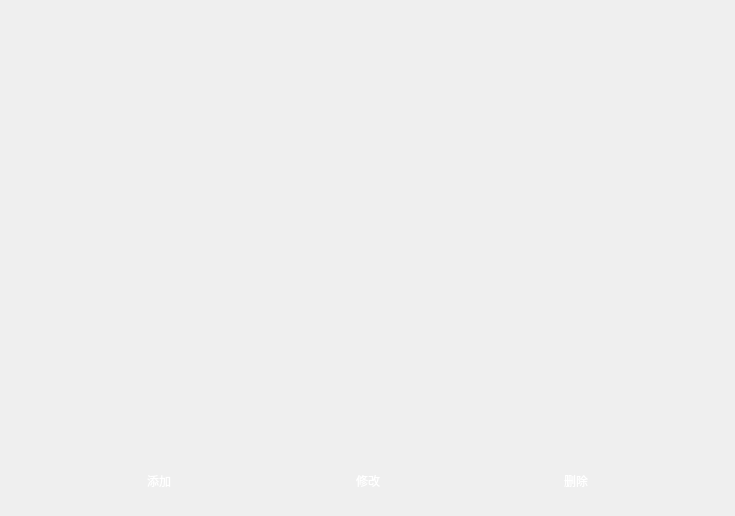
<?xml version="1.0" encoding="UTF-8"?>
<ui version="4.0">
 <class>UserManage</class>
 <widget class="QWidget" name="UserManage">
  <property name="geometry">
   <rect>
    <x>0</x>
    <y>0</y>
    <width>735</width>
    <height>516</height>
   </rect>
  </property>
  <property name="windowTitle">
   <string>Form</string>
  </property>
  <property name="styleSheet">
   <string notr="true"/>
  </property>
  <layout class="QHBoxLayout" name="horizontalLayout_3">
   <property name="spacing">
    <number>0</number>
   </property>
   <property name="leftMargin">
    <number>0</number>
   </property>
   <property name="topMargin">
    <number>0</number>
   </property>
   <property name="rightMargin">
    <number>0</number>
   </property>
   <property name="bottomMargin">
    <number>0</number>
   </property>
   <item>
    <widget class="QWidget" name="widget" native="true">
     <property name="styleSheet">
      <string notr="true">QWidget{
	border-image:none;
	background-color: rgba(255, 255, 255,0);
}

QWidget#widget_button{
	border-image: url(:/images/images/back_title.png);
}

QPushButton{
	color: white;  
	border-radius: 8px;  
	border-image: url(:/images/images/button_search.png);
}

QTableView{
	border-image: url(:/images/images/whole_back_2.png);
	border-left:5px;
	border-right:3px;
}

QHeaderView::section{
	border-image: url(:/images/images/back_title.png);
    color: white;
	padding-left: 4px;
	border: 1px solid #6c6c6c;
	height:25px;
}

QHeaderView::section:checked{
	
}</string>
     </property>
     <layout class="QVBoxLayout" name="verticalLayout">
      <property name="spacing">
       <number>5</number>
      </property>
      <property name="leftMargin">
       <number>0</number>
      </property>
      <property name="topMargin">
       <number>0</number>
      </property>
      <property name="rightMargin">
       <number>0</number>
      </property>
      <property name="bottomMargin">
       <number>5</number>
      </property>
      <item>
       <widget class="QTableView" name="tableView"/>
      </item>
      <item>
       <widget class="QWidget" name="widget_button" native="true">
        <property name="minimumSize">
         <size>
          <width>0</width>
          <height>60</height>
         </size>
        </property>
        <property name="maximumSize">
         <size>
          <width>16777215</width>
          <height>60</height>
         </size>
        </property>
        <layout class="QHBoxLayout" name="horizontalLayout">
         <property name="spacing">
          <number>0</number>
         </property>
         <property name="leftMargin">
          <number>0</number>
         </property>
         <property name="topMargin">
          <number>0</number>
         </property>
         <property name="rightMargin">
          <number>0</number>
         </property>
         <property name="bottomMargin">
          <number>0</number>
         </property>
         <item>
          <spacer name="horizontalSpacer_3">
           <property name="orientation">
            <enum>Qt::Horizontal</enum>
           </property>
           <property name="sizeHint" stdset="0">
            <size>
             <width>106</width>
             <height>20</height>
            </size>
           </property>
          </spacer>
         </item>
         <item>
          <widget class="QPushButton" name="pushButton_add">
           <property name="minimumSize">
            <size>
             <width>100</width>
             <height>30</height>
            </size>
           </property>
           <property name="maximumSize">
            <size>
             <width>100</width>
             <height>30</height>
            </size>
           </property>
           <property name="styleSheet">
            <string notr="true"/>
           </property>
           <property name="text">
            <string>添加</string>
           </property>
          </widget>
         </item>
         <item>
          <spacer name="horizontalSpacer_2">
           <property name="orientation">
            <enum>Qt::Horizontal</enum>
           </property>
           <property name="sizeHint" stdset="0">
            <size>
             <width>106</width>
             <height>20</height>
            </size>
           </property>
          </spacer>
         </item>
         <item>
          <widget class="QPushButton" name="pushButton_edit">
           <property name="minimumSize">
            <size>
             <width>100</width>
             <height>30</height>
            </size>
           </property>
           <property name="maximumSize">
            <size>
             <width>100</width>
             <height>30</height>
            </size>
           </property>
           <property name="text">
            <string>修改</string>
           </property>
          </widget>
         </item>
         <item>
          <spacer name="horizontalSpacer">
           <property name="orientation">
            <enum>Qt::Horizontal</enum>
           </property>
           <property name="sizeHint" stdset="0">
            <size>
             <width>105</width>
             <height>20</height>
            </size>
           </property>
          </spacer>
         </item>
         <item>
          <widget class="QPushButton" name="pushButton_remove">
           <property name="minimumSize">
            <size>
             <width>100</width>
             <height>30</height>
            </size>
           </property>
           <property name="maximumSize">
            <size>
             <width>100</width>
             <height>30</height>
            </size>
           </property>
           <property name="text">
            <string>删除</string>
           </property>
          </widget>
         </item>
         <item>
          <spacer name="horizontalSpacer_4">
           <property name="orientation">
            <enum>Qt::Horizontal</enum>
           </property>
           <property name="sizeHint" stdset="0">
            <size>
             <width>106</width>
             <height>20</height>
            </size>
           </property>
          </spacer>
         </item>
        </layout>
       </widget>
      </item>
     </layout>
    </widget>
   </item>
  </layout>
 </widget>
 <resources/>
 <connections/>
</ui>
